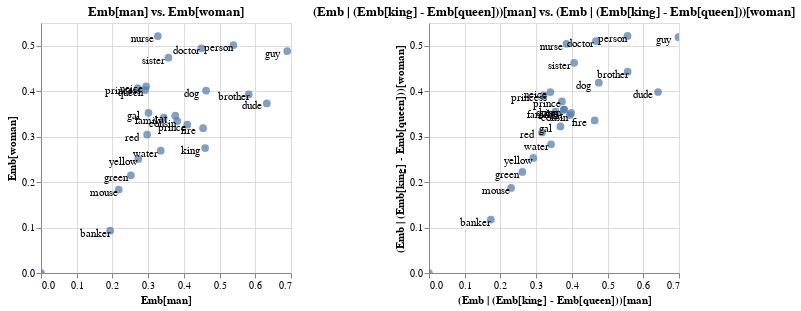

The cell this chart's notebook holds for it:
### Markdown cell above
The charts that we output here are from the Altair library. This means that you can, among other things, customise the size if you prefer.

### Code cell
s = 250
(orig_chart.properties(width=s, height=s) | new_chart.properties(width=s, height=s))

### Figure 1 — Vega-Lite specification as saved in the notebook (floating-point values rounded to 4 significant figures)
{"config": {"view": {"continuousWidth": 400, "continuousHeight": 300}}, "hconcat": [{"layer": [{"mark": {"type": "circle", "size": 60}, "encoding": {"tooltip": [{"type": "nominal", "field": "name"}, {"type": "nominal", "field": "original"}], "x": {"type": "quantitative", "axis": {"title": "Emb[man]"}, "field": "x_axis"}, "y": {"type": "quantitative", "axis": {"title": "Emb[woman]"}, "field": "y_axis"}}, "selection": {"selector001": {"type": "interval", "bind": "scales", "encodings": ["x", "y"]}}, "title": "Emb[man] vs. Emb[woman]"}, {"mark": {"type": "text", "color": "black", "dx": -15, "dy": 3}, "encoding": {"text": {"type": "nominal", "field": "original"}, "x": {"type": "quantitative", "axis": {"title": "Emb[man]"}, "field": "x_axis"}, "y": {"type": "quantitative", "axis": {"title": "Emb[woman]"}, "field": "y_axis"}}}], "data": {"name": "data-f99450cb42a4c37029bbb687ee85b0ca"}, "height": 250, "width": 250}, {"layer": [{"mark": {"type": "circle", "size": 60}, "encoding": {"tooltip": [{"type": "nominal", "field": "name"}, {"type": "nominal", "field": "original"}], "x": {"type": "quantitative", "axis": {"title": "(Emb | (Emb[king] - Emb[queen]))[man]"}, "field": "x_axis"}, "y": {"type": "quantitative", "axis": {"title": "(Emb | (Emb[king] - Emb[queen]))[woman]"}, "field": "y_axis"}}, "selection": {"selector002": {"type": "interval", "bind": "scales", "encodings": ["x", "y"]}}, "title": "(Emb | (Emb[king] - Emb[queen]))[man] vs. (Emb | (Emb[king] - Emb[queen]))[woman]"}, {"mark": {"type": "text", "color": "black", "dx": -15, "dy": 3}, "encoding": {"text": {"type": "nominal", "field": "original"}, "x": {"type": "quantitative", "axis": {"title": "(Emb | (Emb[king] - Emb[queen]))[man]"}, "field": "x_axis"}, "y": {"type": "quantitative", "axis": {"title": "(Emb | (Emb[king] - Emb[queen]))[woman]"}, "field": "y_axis"}}}], "data": {"name": "data-a096b5e8354fce9577cb1f943fafe3b2"}, "height": 250, "width": 250}], "$schema": "https://vega.github.io/schema/vega-lite/v4.0.2.json", "datasets": {"data-f99450cb42a4c37029bbb687ee85b0ca": [{"x_axis": 0.4095, "y_axis": 0.3262, "name": "Emb[prince]", "original": "prince"}, {"x_axis": 0.271, "y_axis": 0.4069, "name": "Emb[princess]", "original": "princess"}, {"x_axis": 0.3271, "y_axis": 0.5211, "name": "Emb[nurse]", "original": "nurse"}, {"x_axis": 0.449, "y_axis": 0.4944, "name": "Emb[doctor]", "original": "doctor"}, {"x_axis": 0.1935, "y_axis": 0.09302, "name": "Emb[banker]", "original": "banker"}, {"x_axis": 0.3816, "y_axis": 0.3343, "name": "Emb[cousin]", "original": "cousin"}, {"x_axis": 0.2943, "y_axis": 0.4104, "name": "Emb[neice]", "original": "neice"}, {"x_axis": 0.4596, "y_axis": 0.2749, "name": "Emb[king]", "original": "king"}, {"x_axis": 0.2914, "y_axis": 0.4025, "name": "Emb[queen]", "original": "queen"}, {"x_axis": 0.6323, "y_axis": 0.3729, "name": "Emb[dude]", "original": "dude"}, {"x_axis": 0.6896, "y_axis": 0.4881, "name": "Emb[guy]", "original": "guy"}, {"x_axis": 0.301, "y_axis": 0.3523, "name": "Emb[gal]", "original": "gal"}, {"x_axis": 0.4538, "y_axis": 0.3186, "name": "Emb[fire]", "original": "fire"}, {"x_axis": 0.4622, "y_axis": 0.4013, "name": "Emb[dog]", "original": "dog"}, {"x_axis": 0.3758, "y_axis": 0.3462, "name": "Emb[cat]", "original": "cat"}, {"x_axis": 0.2176, "y_axis": 0.1836, "name": "Emb[mouse]", "original": "mouse"}, {"x_axis": 0.2972, "y_axis": 0.3045, "name": "Emb[red]", "original": "red"}, {"x_axis": 0.0, "y_axis": 0.0, "name": "Emb[bluee]", "original": "bluee"}, {"x_axis": 0.2516, "y_axis": 0.215, "name": "Emb[green]", "original": "green"}, {"x_axis": 0.2726, "y_axis": 0.2511, "name": "Emb[yellow]", "original": "yellow"}, {"x_axis": 0.3351, "y_axis": 0.2691, "name": "Emb[water]", "original": "water"}, {"x_axis": 0.5387, "y_axis": 0.5016, "name": "Emb[person]", "original": "person"}, {"x_axis": 0.3437, "y_axis": 0.3416, "name": "Emb[family]", "original": "family"}, {"x_axis": 0.5817, "y_axis": 0.3928, "name": "Emb[brother]", "original": "brother"}, {"x_axis": 0.3568, "y_axis": 0.4737, "name": "Emb[sister]", "original": "sister"}], "data-a096b5e8354fce9577cb1f943fafe3b2": [{"x_axis": 0.3721, "y_axis": 0.3774, "name": "(Emb | (Emb[king] - Emb[queen]))[prince]", "original": "prince"}, {"x_axis": 0.3208, "y_axis": 0.3907, "name": "(Emb | (Emb[king] - Emb[queen]))[princess]", "original": "princess"}, {"x_axis": 0.385, "y_axis": 0.5041, "name": "(Emb | (Emb[king] - Emb[queen]))[nurse]", "original": "nurse"}, {"x_axis": 0.4673, "y_axis": 0.5102, "name": "(Emb | (Emb[king] - Emb[queen]))[doctor]", "original": "doctor"}, {"x_axis": 0.1732, "y_axis": 0.1174, "name": "(Emb | (Emb[king] - Emb[queen]))[banker]", "original": "banker"}, {"x_axis": 0.3943, "y_axis": 0.3474, "name": "(Emb | (Emb[king] - Emb[queen]))[cousin]", "original": "cousin"}, {"x_axis": 0.34, "y_axis": 0.3981, "name": "(Emb | (Emb[king] - Emb[queen]))[neice]", "original": "neice"}, {"x_axis": 0.3779, "y_axis": 0.3594, "name": "(Emb | (Emb[king] - Emb[queen]))[king]", "original": "king"}, {"x_axis": 0.3779, "y_axis": 0.3594, "name": "(Emb | (Emb[king] - Emb[queen]))[queen]", "original": "queen"}, {"x_axis": 0.6413, "y_axis": 0.3982, "name": "(Emb | (Emb[king] - Emb[queen]))[dude]", "original": "dude"}, {"x_axis": 0.6985, "y_axis": 0.5188, "name": "(Emb | (Emb[king] - Emb[queen]))[guy]", "original": "guy"}, {"x_axis": 0.3681, "y_axis": 0.3225, "name": "(Emb | (Emb[king] - Emb[queen]))[gal]", "original": "gal"}, {"x_axis": 0.4639, "y_axis": 0.3356, "name": "(Emb | (Emb[king] - Emb[queen]))[fire]", "original": "fire"}, {"x_axis": 0.4754, "y_axis": 0.4187, "name": "(Emb | (Emb[king] - Emb[queen]))[dog]", "original": "dog"}, {"x_axis": 0.3981, "y_axis": 0.3522, "name": "(Emb | (Emb[king] - Emb[queen]))[cat]", "original": "cat"}, {"x_axis": 0.2298, "y_axis": 0.1871, "name": "(Emb | (Emb[king] - Emb[queen]))[mouse]", "original": "mouse"}, {"x_axis": 0.3163, "y_axis": 0.3091, "name": "(Emb | (Emb[king] - Emb[queen]))[red]", "original": "red"}, {"x_axis": 0.0, "y_axis": 0.0, "name": "(Emb | (Emb[king] - Emb[queen]))[bluee]", "original": "bluee"}, {"x_axis": 0.2615, "y_axis": 0.2223, "name": "(Emb | (Emb[king] - Emb[queen]))[green]", "original": "green"}, {"x_axis": 0.292, "y_axis": 0.253, "name": "(Emb | (Emb[king] - Emb[queen]))[yellow]", "original": "yellow"}, {"x_axis": 0.3418, "y_axis": 0.2833, "name": "(Emb | (Emb[king] - Emb[queen]))[water]", "original": "water"}, {"x_axis": 0.5559, "y_axis": 0.5215, "name": "(Emb | (Emb[king] - Emb[queen]))[person]", "original": "person"}, {"x_axis": 0.3544, "y_axis": 0.3551, "name": "(Emb | (Emb[king] - Emb[queen]))[family]", "original": "family"}, {"x_axis": 0.5562, "y_axis": 0.4428, "name": "(Emb | (Emb[king] - Emb[queen]))[brother]", "original": "brother"}, {"x_axis": 0.4065, "y_axis": 0.4624, "name": "(Emb | (Emb[king] - Emb[queen]))[sister]", "original": "sister"}]}}
